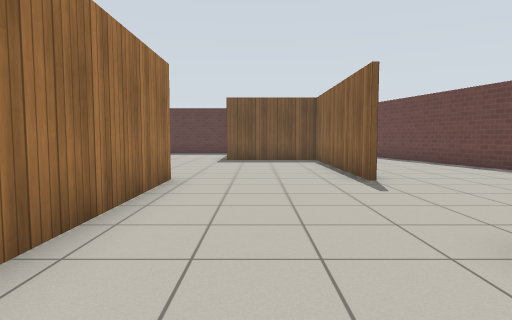
View 1 (above)

20 first-person views from a walk through a Gazebo world. The camera is 0.94 m above the floor, tilts 4° down and sees 75° across. The floor is counted in squares, 1 m on a side. Each view is taken from the middle of a square. On the plan, view 1 faces up. The plan holds only what a view shows up to about 12 squares ahead; the rest is blank. Simple patterns stand in for the simulator's built-in surfaces.

View 2
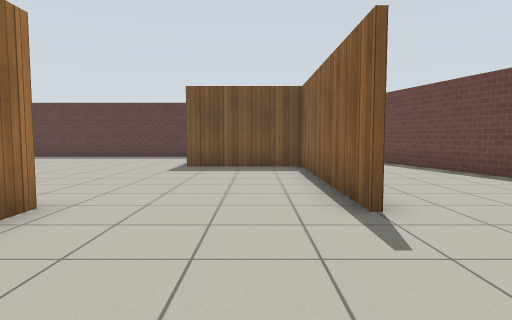

View 3
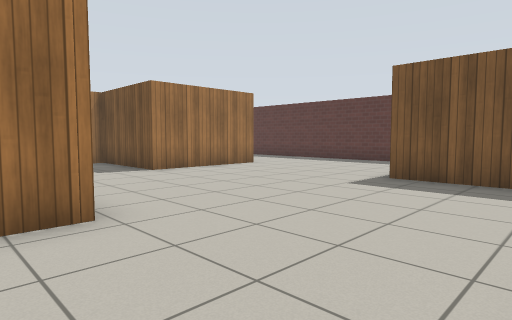

View 4
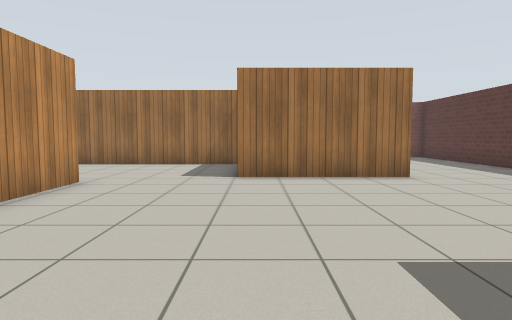

View 5
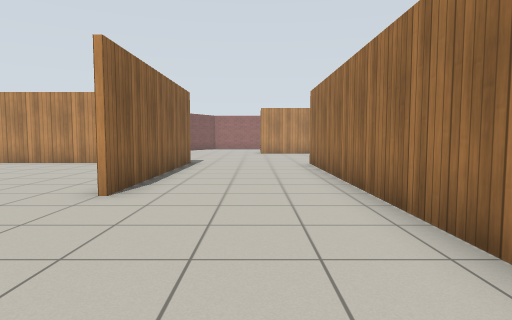

View 6
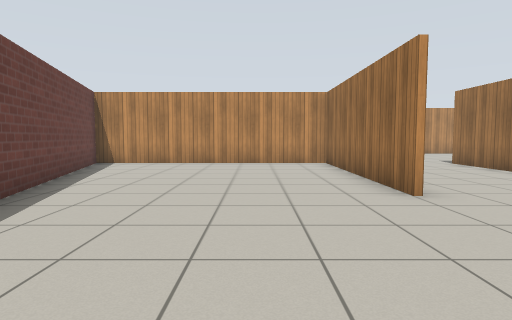

View 7
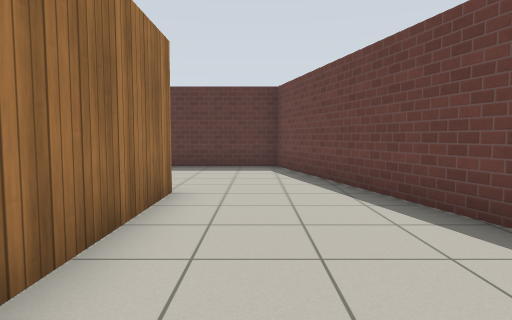

View 8
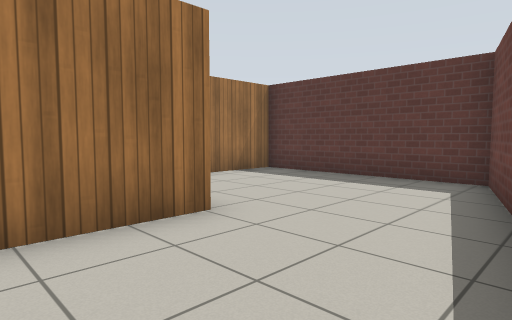

View 9
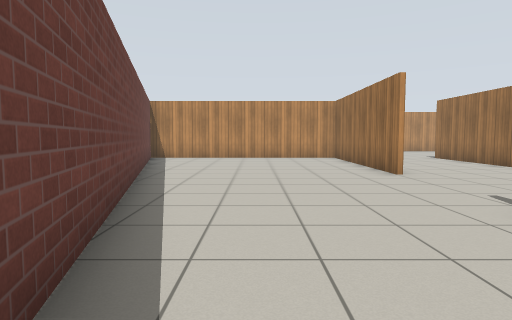

View 10
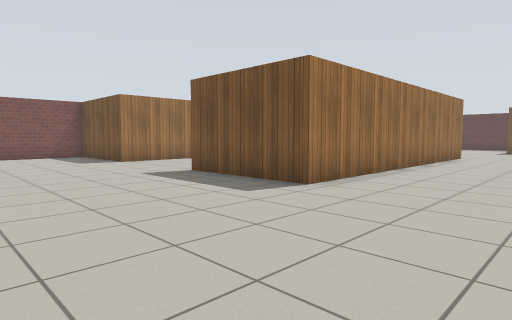

View 11
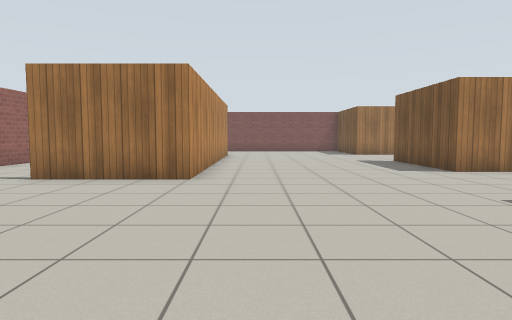

View 12
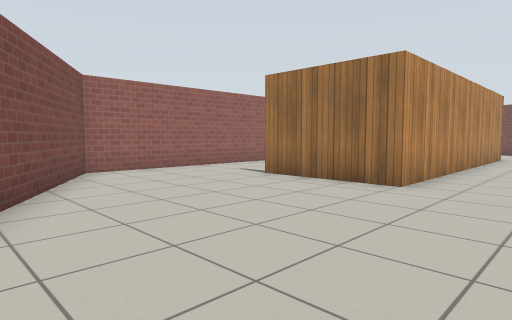

View 13
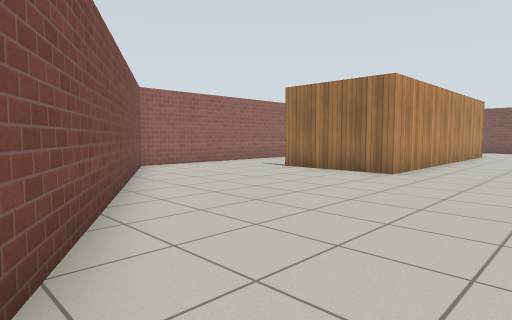

View 14
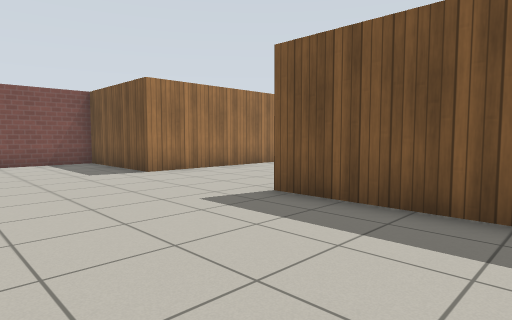

View 15
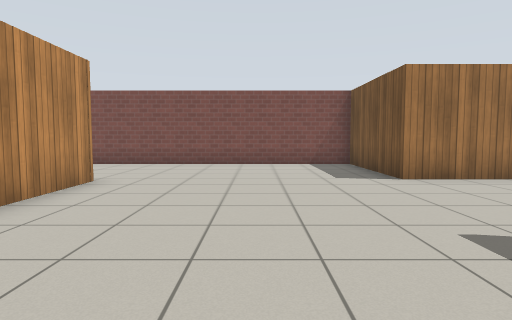

View 16
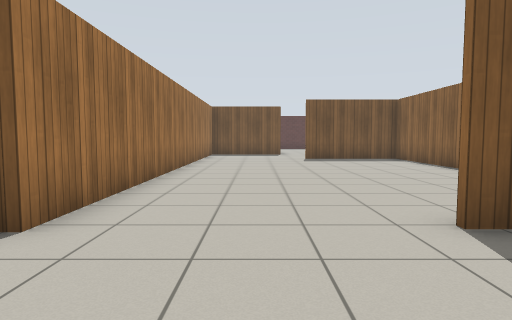

View 17
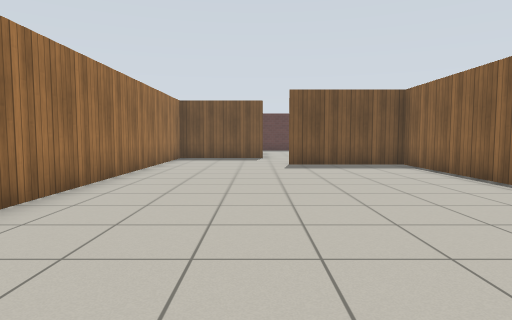

View 18
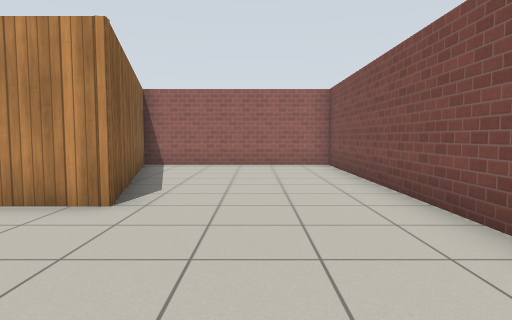

View 19
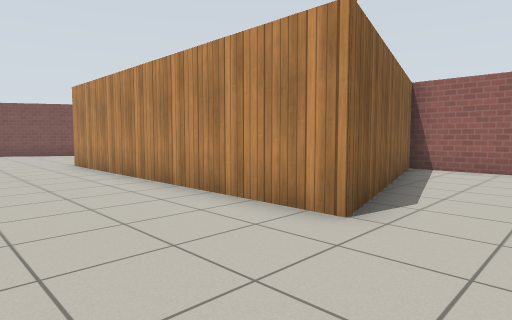

View 20
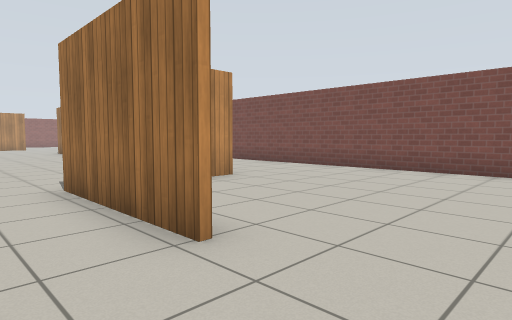

### Floor plan
Points are (right, up) in squares from view 1. A wall is a line through its corners. A room is listed if a view was taken in it or the views show most of it. See-through windows are left out.
Room 1 (views 1, 2, 3, 4, 5, 6, 7, 8, 9, 10, 11, 12, 13, 14, 15, 16, 17, 18, 19, 20)
walls: (-2, 2.4) (-2, 7.2) (-5.9, 7.2); (-6, 7.3) (-3.6, 7.3); (-1.9, 7.4) (-1.9, -3.7) (-6, -3.7); (2.6, 2.9) (2.6, -3.8) (10.7, -3.8) (4.7, 18.6) (-1, 18.6) (-1, 16.2); (2.4, -4) (2.4, 2.9); (2.4, 7) (2.4, 13.4) (-1.2, 13.4); (-10.5, 10.7) (-9.7, 10.7); (-6.7, 14.6) (-6.7, 10.6) (-10.3, 10.6) (-10.3, -3.7) (-14.4, -3.7) (-14.4, -17.1) (-8.3, -17.1) (-10.1, -10.4) (-0.3, -10.4) (-0.3, -14); (2.6, 13.6) (2.6, 9.7); (-5, -17.1) (-3.5, -17.1); (-14.4, 15.9) (-14.4, 9.2); (-2, -17.1) (3.1, -17.1) (7.8, -8.9); (-8.8, 18.6) (-11.1, 18.6)

Positions as (right, up) in squares from view 1, and headings:
1: (0, 0), facing up
2: (1, 3), facing up
3: (2, 6), facing up-left
4: (1, 11), facing left
5: (0, 8), facing down
6: (5, 8), facing down
7: (4, 8), facing up
8: (6, 11), facing up-left
9: (6, 11), facing down
10: (2, -9), facing up-left
11: (7, -9), facing left
12: (6, -8), facing down-left
13: (8, -7), facing down-left
14: (-2, -8), facing up-left
15: (-3, -7), facing left
16: (-8, -7), facing up
17: (-7, -4), facing up
18: (-12, -6), facing down
19: (-12, -7), facing down-right
20: (-5, 17), facing down-left
